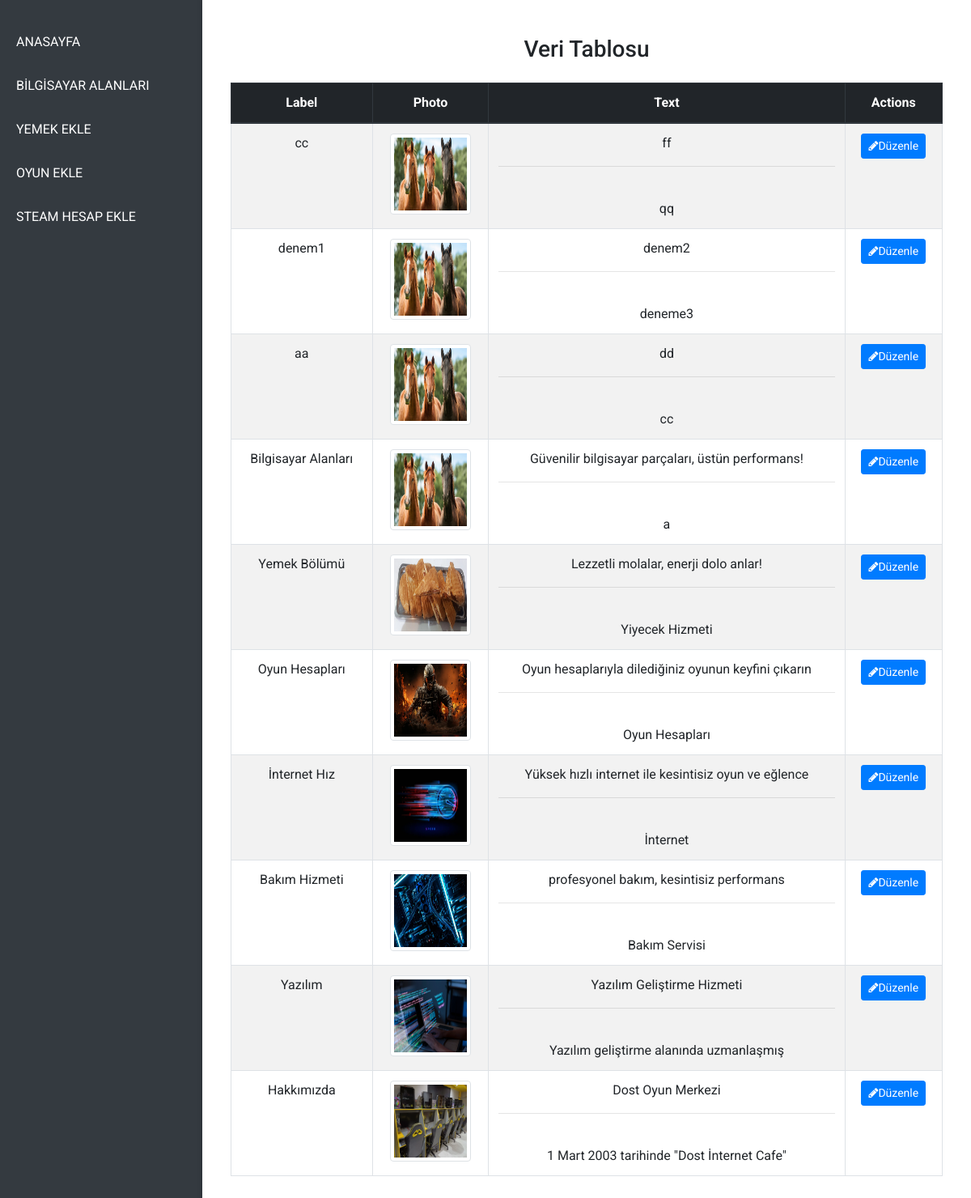
/indexa, run on an earlier commit of the app's database.
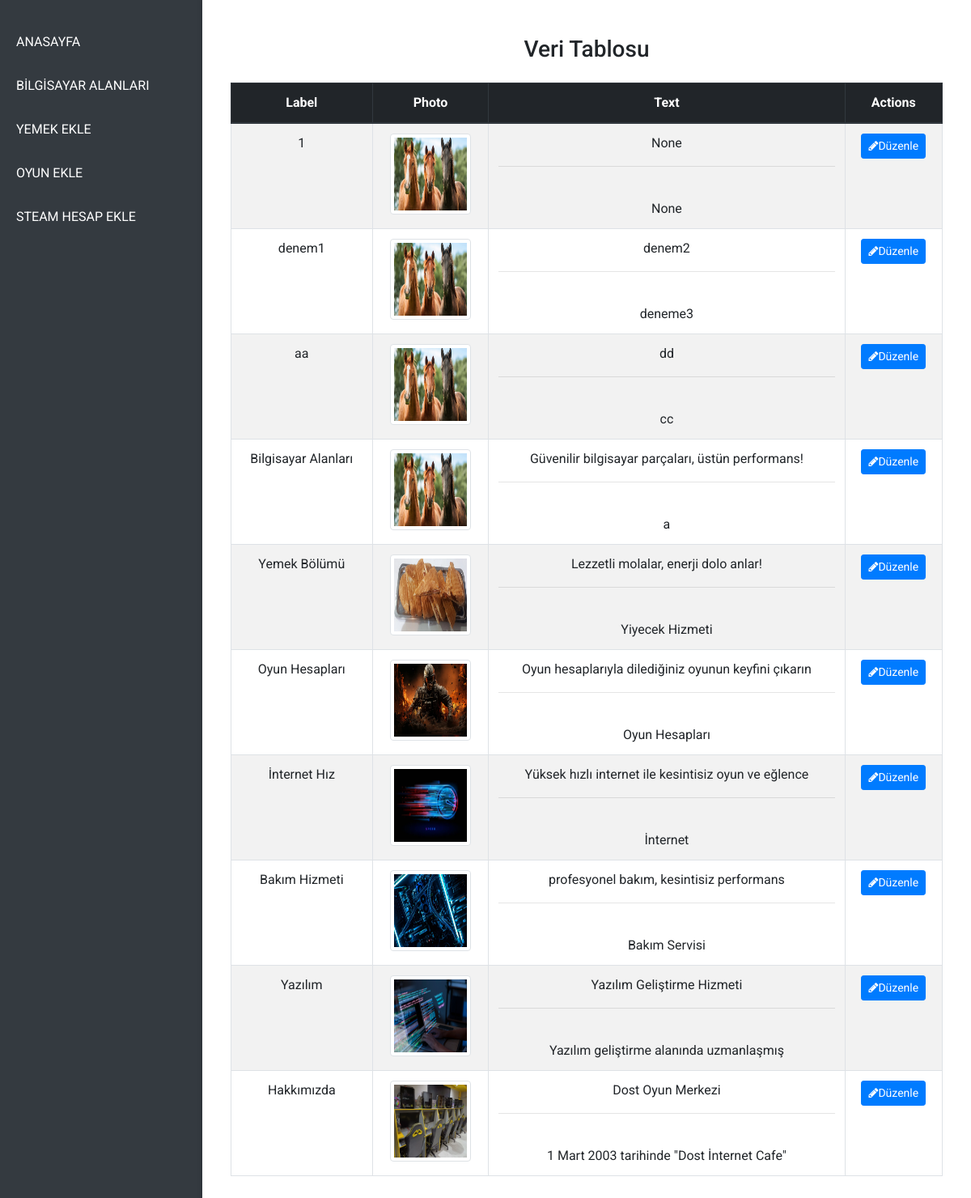
And on a later commit of the database.
### models.py (models this page shows)
class tblmediaandtext(db.Model):
    id = db.Column(db.Integer, primary_key=True)
    page_name = db.Column(db.String(50), unique=False, nullable=False, default='')
    label = db.Column(db.String(100), unique=False, nullable=True)
    path = db.Column(db.String(50), unique=False, nullable=False, default='')
    file_name = db.Column(db.String(255), nullable=False, default='')
    text1 = db.Column(db.String(5000), nullable=True)
    text2 = db.Column(db.String(5000), nullable=True)

### app.py (the view)
@app.route("/indexa", methods=["GET", "POST"])
def indexa():
    mediawithtext = tblmediaandtext.query.filter_by(page_name = "mainpage").all()
    return render_template("indexa.html", mediawithtext=mediawithtext)

### templates/indexa.html
{% extends "adminlayout.html" %}
{% block main %}
<div class="container mt-4">
    <h3 class="mb-4">Veri Tablosu</h3>
    <table class="table table-bordered table-striped">
        <thead class="thead-dark">
            <tr>
                <th>Label</th>
                <th>Photo</th>
                <th>Text</th>
                <th>Actions</th>
            </tr>
        </thead>
        <tbody>
            {% for mt in mediawithtext %}
                <tr>
                    <td>{{ mt.label }}</td>
                    <td>
                        <img src=" {% if mt.path:%}{{ mt.path}} {% else:%} ../static/img/noImage.jpg {% endif %}" alt="photo" class="img-thumbnail" style="width: 100px; height: 100px;">
                    </td>
                    <td>
                        {{ mt.text1 }}
                        <hr> <br>
                        {{ mt.text2 }}
                    </td>
                    <td>
                        <a href="/updatemainpage/{{mt.id}}" class="btn btn-sm btn-primary"><i class="fa fa-pencil"></i>Düzenle</a>
                    </td>
                </tr>
            {% endfor %}
        </tbody>
    </table>
</div>
{% endblock %}

### templates/adminlayout.html (shortened to what this page needs)
<!DOCTYPE html>
<html lang="en">
<head>
    <link rel="stylesheet" href="https://maxcdn.bootstrapcdn.com/bootstrap/4.0.0-beta/css/bootstrap.min.css">
    <link rel="stylesheet" href="https://cdnjs.cloudflare.com/ajax/libs/font-awesome/4.5.0/css/font-awesome.min.css">
    <link href="https://fonts.googleapis.com/css?family=Roboto" rel="stylesheet"> <link rel='stylesheet' href='https://cdnjs.cloudflare.com/ajax/libs/twitter-bootstrap/4.0.0-beta/css/bootstrap.min.css'>
    <link rel='stylesheet' href='https://cdnjs.cloudflare.com/ajax/libs/font-awesome/4.5.0/css/font-awesome.min.css'>
    <link rel="stylesheet" href="static/css/admin/indexadmin.css">
    <link rel="stylesheet" href="../static/css/admin/indexadmin.css">
</head>
<body>
    <div class="main">
        <div class="leftbar">
            <ul>
                <li class="nav-item"><a class="nav-link" href="/indexa">ANASAYFA</a></li>
                <li class="nav-item"><a class="nav-link" href="/computerfiles">BİLGİSAYAR ALANLARI</a></li>
                <li class="nav-item"><a class="nav-link" href="/foodsadd">YEMEK EKLE</a></li>
                <li class="nav-item"><a class="nav-link" href="/gamesadd">OYUN EKLE</a></li>
                <li class="nav-item"><a class="nav-link" href="/steamsadd">STEAM HESAP EKLE</a></li>
            </ul>
        </div>
        <div class="rightbar">
            {% block main %}{% endblock %}
        </div>
    </div>
</body>
</html>

### static/css/admin/indexadmin.css (style rules this page uses)
body, html { margin: 0; padding: 0; font-family: 'Roboto', sans-serif; height: 100%; background-color: #f8f9fa; }
.main { display: flex; height: 100vh; }
.leftbar { width: 250px; background-color: #343a40; color: #fff; display: flex; flex-direction: column; padding-top: 20px; box-shadow: 2px 0 5px rgba(0, 0, 0, 0.3); }
.leftbar ul { list-style: none; padding: 0; margin: 0; }
.leftbar .nav-item { margin: 10px 0; }
.leftbar .nav-link { color: #fff; text-decoration: none; padding: 10px 20px; display: block; font-size: 16px; transition: background 0.3s ease, padding-left 0.3s ease; }
.rightbar { flex-grow: 1; padding: 20px; background-color: #ffffff; overflow-y: auto; box-shadow: -2px 0 5px rgba(0, 0, 0, 0.1); }
.container { display: flex; flex-direction: column; align-items: center; justify-content: center; }
table { width: 80%; margin-left: auto; margin-right: auto; text-align: center; }
h3 { text-align: center; }

What changed in the data, as far as the page shows it:
changed tblmediaandtext: label "cc" → "1"; text1 "ff" → "None"; text2 "qq" → "None"
